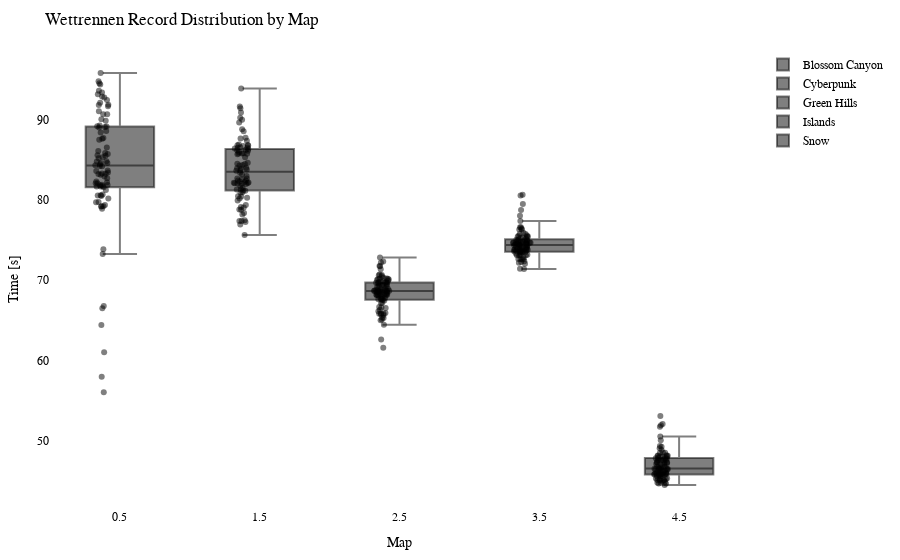

Notebook cell for this chart:
### Code cell
import plotly.graph_objects as go
import plotly.io as pio

df = getRecordsDataframe(minigame="Wettrennen")

# Calculate the offset for centering the data points
num_columns = len(df.columns)
offset = 0.5

# Create a Swarm plot using Plotly
fig = go.Figure()

for i, column in enumerate(df.columns):
    x_values = [i + offset] * len(df[column])  # Adjust x-values with offset for horizontal centering
    fig.add_trace(go.Box(x=x_values,
                         y=df[column],
                         name=column,
                         boxpoints='all',
                         pointpos=-0.5,  # Adjust point position to prevent overlapping
                         marker=dict(color='rgba(0,0,0,0.5)', size=6),  # Adjust marker color and size
                         hovertext=df.index,
                         hoverinfo='text+y'))

fig.update_layout(title="Wettrennen Record Distribution by Map",
                  xaxis=dict(title="Map"),
                  yaxis=dict(title="Time [s]"),
                  showlegend=True,
                  font=dict(family="Arial", size=12, color="black"),  # Customize font
                  plot_bgcolor="white",  # Set background color
                  margin=dict(l=50, r=50, t=50, b=50),  # Adjust margins for better layout
                  )

pio.show(fig)

pio.write_html(fig, "out/wettr_swarm_plot.html")

### Figure 1 — Plotly figure (JSON) as saved in the notebook; plotly's stock layout.template omitted (floating-point values rounded to 4 significant figures)
{"data": [{"boxpoints": "all", "hoverinfo": "text+y", "hovertext": ["agowskyy", "Anni808", "Axollotel", "BacardiSprite", "bawskey", "BusinessBent", "byTobi", "cediiiiii_10", "Chander24", "Chrisi20101", "crocodile1870", "cxl1lo", "DarkCobweb", "DerBaumIstDerWeg", "Dokkkkko", "Ex4cted", "Falke23_5", "Feinberg", "Fflopse", "ForceFox", "Freeeedom", "frutigall", "GamemasterNiki", "GeneralEnte06", "Gerrygames", "Gobo9", "GrafikKatze", "Grapfen", "Gummibearchen", "H1ghsay", "h4nnes", "Harold_Sensemann", "HerrDante", "Jan2220", "JennieKim", "jimmi1410", "JOW23", "Joy_8oy", "JustK1lling", "KakaMC", "Kanickelul", "Kokochampi", "Kokochampo", "Kyuudo", "LeWi_100", "Livgo", "lizsyy", "LordAlexos", "Lubotter2009", "Luis_XYZ", "M0orey_0", "marbrueck", "Martomias", "Mincheeen", "MrNulfred", "Nexilus", "Ninivee", "officialryzon", "Oronor", "Pedrozockt", "Picutar", "PixlNight", "PolizeiDreamy", "Radattel", "Raefinzs", "Ritokii", "rXzEr_Justin", "Sackkerl", "schmaarek", "ScreamingBlatz", "Sebi1801", "Seemops_8", "Sey__", "SpeckyCut", "StaudammAusHolz", "Tomiokey", "tsuneee", "twitchparaskiill", "Txlentierter", "Umgfoin", "WirdNichtGeladen", "Wissender", "xBaumeisterin", "xX_Dima_ggg_Xx6", "xX_Masha_ggg_Xx9", "ymq_", "yzvm", "zTotito", "_n3d", "_Waldi_"], "marker": {"color": "rgba(0,0,0,0.5)", "size": 6}, "name": "Blossom Canyon", "pointpos": -0.5, "type": "box", "x": [0.5, 0.5, 0.5, 0.5, 0.5, 0.5, 0.5, 0.5, 0.5, 0.5, 0.5, 0.5, 0.5, 0.5, 0.5, 0.5, 0.5, 0.5, 0.5, 0.5, 0.5, 0.5, 0.5, 0.5, 0.5, 0.5, 0.5, 0.5, 0.5, 0.5, 0.5, 0.5, 0.5, 0.5, 0.5, 0.5, 0.5, 0.5, 0.5, 0.5, 0.5, 0.5, 0.5, 0.5, 0.5, 0.5, 0.5, 0.5, 0.5, 0.5, 0.5, 0.5, 0.5, 0.5, 0.5, 0.5, 0.5, 0.5, 0.5, 0.5, 0.5, 0.5, 0.5, 0.5, 0.5, 0.5, 0.5, 0.5, 0.5, 0.5, 0.5, 0.5, 0.5, 0.5, 0.5, 0.5, 0.5, 0.5, 0.5, 0.5, 0.5, 0.5, 0.5, 0.5, 0.5, 0.5, 0.5, 0.5, 0.5, 0.5], "y": [90.64, 82.91, 90.02, 81.72, 81.66, 94.5, 88.57, 78.88, 87.48, 82.06, 84.2, 83.1, 91.03, 89.85, 85.16, 81.8, 89.06, null, 56.03, 89.25, 80.46, 89.11, 83.22, 73.25, 94.35, 61.01, 79.69, 81.56, 64.39, 85.48, 85.71, 91.8, 80.57, 82.18, 89.16, 86.52, 84.58, 82.05, 82.69, 85.55, null, 93.57, 93.36, 80.15, 57.95, 91.63, 79.2, 90.66, 81.85, 84.44, 84.78, 92.74, 83.39, 66.77, 83.58, 87.59, 84.77, 82.29, 94.76, 79.35, 73.84, 83.65, 95.8, 92.09, 88.38, 92.43, 83.25, 84.31, 81.66, 85.82, null, 83.28, 81.22, null, 92.86, 88.99, 79.72, 93.15, 80.66, 81.87, 86.08, 85.31, 66.49, 84.17, 87.69, 79.16, 79.21, 84.57, 80.53, 91.83]}, {"boxpoints": "all", "hoverinfo": "text+y", "hovertext": ["agowskyy", "Anni808", "Axollotel", "BacardiSprite", "bawskey", "BusinessBent", "byTobi", "cediiiiii_10", "Chander24", "Chrisi20101", "crocodile1870", "cxl1lo", "DarkCobweb", "DerBaumIstDerWeg", "Dokkkkko", "Ex4cted", "Falke23_5", "Feinberg", "Fflopse", "ForceFox", "Freeeedom", "frutigall", "GamemasterNiki", "GeneralEnte06", "Gerrygames", "Gobo9", "GrafikKatze", "Grapfen", "Gummibearchen", "H1ghsay", "h4nnes", "Harold_Sensemann", "HerrDante", "Jan2220", "JennieKim", "jimmi1410", "JOW23", "Joy_8oy", "JustK1lling", "KakaMC", "Kanickelul", "Kokochampi", "Kokochampo", "Kyuudo", "LeWi_100", "Livgo", "lizsyy", "LordAlexos", "Lubotter2009", "Luis_XYZ", "M0orey_0", "marbrueck", "Martomias", "Mincheeen", "MrNulfred", "Nexilus", "Ninivee", "officialryzon", "Oronor", "Pedrozockt", "Picutar", "PixlNight", "PolizeiDreamy", "Radattel", "Raefinzs", "Ritokii", "rXzEr_Justin", "Sackkerl", "schmaarek", "ScreamingBlatz", "Sebi1801", "Seemops_8", "Sey__", "SpeckyCut", "StaudammAusHolz", "Tomiokey", "tsuneee", "twitchparaskiill", "Txlentierter", "Umgfoin", "WirdNichtGeladen", "Wissender", "xBaumeisterin", "xX_Dima_ggg_Xx6", "xX_Masha_ggg_Xx9", "ymq_", "yzvm", "zTotito", "_n3d", "_Waldi_"], "marker": {"color": "rgba(0,0,0,0.5)", "size": 6}, "name": "Cyberpunk", "pointpos": -0.5, "type": "box", "x": [1.5, 1.5, 1.5, 1.5, 1.5, 1.5, 1.5, 1.5, 1.5, 1.5, 1.5, 1.5, 1.5, 1.5, 1.5, 1.5, 1.5, 1.5, 1.5, 1.5, 1.5, 1.5, 1.5, 1.5, 1.5, 1.5, 1.5, 1.5, 1.5, 1.5, 1.5, 1.5, 1.5, 1.5, 1.5, 1.5, 1.5, 1.5, 1.5, 1.5, 1.5, 1.5, 1.5, 1.5, 1.5, 1.5, 1.5, 1.5, 1.5, 1.5, 1.5, 1.5, 1.5, 1.5, 1.5, 1.5, 1.5, 1.5, 1.5, 1.5, 1.5, 1.5, 1.5, 1.5, 1.5, 1.5, 1.5, 1.5, 1.5, 1.5, 1.5, 1.5, 1.5, 1.5, 1.5, 1.5, 1.5, 1.5, 1.5, 1.5, 1.5, 1.5, 1.5, 1.5, 1.5, 1.5, 1.5, 1.5, 1.5, 1.5], "y": [86.55, 81.29, 82.65, 81.13, 82.12, 88.78, 85.96, 78.8, 86.5, 82.0, 84.27, 83.38, 82.16, 81.73, 82.56, 80.89, 89.96, 86.17, 75.62, 86.4, 80.39, 83.65, 82.21, 79.34, 81.29, 77.44, 82.4, 81.48, 76.92, 85.76, 84.34, 82.65, 80.25, 81.96, 86.1, 85.72, 82.03, 85.78, 80.43, 82.09, null, 91.4, 91.62, 77.37, 82.27, 88.52, 79.05, 85.66, 83.88, 85.28, 87.72, 90.87, 82.07, 82.41, 86.33, 85.79, 84.6, null, 86.48, 78.35, 81.14, 83.14, 90.23, 86.89, 82.95, 86.78, 83.61, 84.44, 77.23, 83.92, null, 89.62, 78.16, 93.86, 87.35, 86.22, 79.91, 86.75, null, 80.17, 83.99, 84.48, 80.94, 83.78, 86.7, 77.37, 79.11, 86.82, 78.75, 87.64]}, {"boxpoints": "all", "hoverinfo": "text+y", "hovertext": ["agowskyy", "Anni808", "Axollotel", "BacardiSprite", "bawskey", "BusinessBent", "byTobi", "cediiiiii_10", "Chander24", "Chrisi20101", "crocodile1870", "cxl1lo", "DarkCobweb", "DerBaumIstDerWeg", "Dokkkkko", "Ex4cted", "Falke23_5", "Feinberg", "Fflopse", "ForceFox", "Freeeedom", "frutigall", "GamemasterNiki", "GeneralEnte06", "Gerrygames", "Gobo9", "GrafikKatze", "Grapfen", "Gummibearchen", "H1ghsay", "h4nnes", "Harold_Sensemann", "HerrDante", "Jan2220", "JennieKim", "jimmi1410", "JOW23", "Joy_8oy", "JustK1lling", "KakaMC", "Kanickelul", "Kokochampi", "Kokochampo", "Kyuudo", "LeWi_100", "Livgo", "lizsyy", "LordAlexos", "Lubotter2009", "Luis_XYZ", "M0orey_0", "marbrueck", "Martomias", "Mincheeen", "MrNulfred", "Nexilus", "Ninivee", "officialryzon", "Oronor", "Pedrozockt", "Picutar", "PixlNight", "PolizeiDreamy", "Radattel", "Raefinzs", "Ritokii", "rXzEr_Justin", "Sackkerl", "schmaarek", "ScreamingBlatz", "Sebi1801", "Seemops_8", "Sey__", "SpeckyCut", "StaudammAusHolz", "Tomiokey", "tsuneee", "twitchparaskiill", "Txlentierter", "Umgfoin", "WirdNichtGeladen", "Wissender", "xBaumeisterin", "xX_Dima_ggg_Xx6", "xX_Masha_ggg_Xx9", "ymq_", "yzvm", "zTotito", "_n3d", "_Waldi_"], "marker": {"color": "rgba(0,0,0,0.5)", "size": 6}, "name": "Green Hills", "pointpos": -0.5, "type": "box", "x": [2.5, 2.5, 2.5, 2.5, 2.5, 2.5, 2.5, 2.5, 2.5, 2.5, 2.5, 2.5, 2.5, 2.5, 2.5, 2.5, 2.5, 2.5, 2.5, 2.5, 2.5, 2.5, 2.5, 2.5, 2.5, 2.5, 2.5, 2.5, 2.5, 2.5, 2.5, 2.5, 2.5, 2.5, 2.5, 2.5, 2.5, 2.5, 2.5, 2.5, 2.5, 2.5, 2.5, 2.5, 2.5, 2.5, 2.5, 2.5, 2.5, 2.5, 2.5, 2.5, 2.5, 2.5, 2.5, 2.5, 2.5, 2.5, 2.5, 2.5, 2.5, 2.5, 2.5, 2.5, 2.5, 2.5, 2.5, 2.5, 2.5, 2.5, 2.5, 2.5, 2.5, 2.5, 2.5, 2.5, 2.5, 2.5, 2.5, 2.5, 2.5, 2.5, 2.5, 2.5, 2.5, 2.5, 2.5, 2.5, 2.5, 2.5], "y": [69.39, 68.51, 71.75, 67.63, 68.13, 72.19, 68.71, 64.44, 72.31, 68.72, 69.35, 68.17, 68.64, 68.59, 68.66, 65.83, 68.91, 68.72, 65.74, 70.64, 66.57, 68.76, 69.47, 67.17, 61.56, 62.59, 68.7, 67.75, 65.82, 70.21, 67.61, 68.2, 65.0, 68.18, 69.25, 69.74, 67.11, 70, 66.64, 65.83, 71.73, 70.61, 70.17, 66.1, 65.34, 72.8, 65.91, 70.06, 68.63, 68.7, 70.13, 70.29, 67.59, 68.22, 69.66, 68.15, 69.16, null, 69.36, 65.1, 68.19, 67.93, 69.66, 69.26, 69.83, 68.53, 68.97, 70.16, 68.59, 68.73, 71.34, 69.74, 67.46, 70.7, 69.63, 69.89, 66.51, 68.38, null, 67.75, 68.28, 68.25, 67.51, 69.9, 69.67, 66.31, 65.26, 70.49, 65.67, 68.09]}, {"boxpoints": "all", "hoverinfo": "text+y", "hovertext": ["agowskyy", "Anni808", "Axollotel", "BacardiSprite", "bawskey", "BusinessBent", "byTobi", "cediiiiii_10", "Chander24", "Chrisi20101", "crocodile1870", "cxl1lo", "DarkCobweb", "DerBaumIstDerWeg", "Dokkkkko", "Ex4cted", "Falke23_5", "Feinberg", "Fflopse", "ForceFox", "Freeeedom", "frutigall", "GamemasterNiki", "GeneralEnte06", "Gerrygames", "Gobo9", "GrafikKatze", "Grapfen", "Gummibearchen", "H1ghsay", "h4nnes", "Harold_Sensemann", "HerrDante", "Jan2220", "JennieKim", "jimmi1410", "JOW23", "Joy_8oy", "JustK1lling", "KakaMC", "Kanickelul", "Kokochampi", "Kokochampo", "Kyuudo", "LeWi_100", "Livgo", "lizsyy", "LordAlexos", "Lubotter2009", "Luis_XYZ", "M0orey_0", "marbrueck", "Martomias", "Mincheeen", "MrNulfred", "Nexilus", "Ninivee", "officialryzon", "Oronor", "Pedrozockt", "Picutar", "PixlNight", "PolizeiDreamy", "Radattel", "Raefinzs", "Ritokii", "rXzEr_Justin", "Sackkerl", "schmaarek", "ScreamingBlatz", "Sebi1801", "Seemops_8", "Sey__", "SpeckyCut", "StaudammAusHolz", "Tomiokey", "tsuneee", "twitchparaskiill", "Txlentierter", "Umgfoin", "WirdNichtGeladen", "Wissender", "xBaumeisterin", "xX_Dima_ggg_Xx6", "xX_Masha_ggg_Xx9", "ymq_", "yzvm", "zTotito", "_n3d", "_Waldi_"], "marker": {"color": "rgba(0,0,0,0.5)", "size": 6}, "name": "Islands", "pointpos": -0.5, "type": "box", "x": [3.5, 3.5, 3.5, 3.5, 3.5, 3.5, 3.5, 3.5, 3.5, 3.5, 3.5, 3.5, 3.5, 3.5, 3.5, 3.5, 3.5, 3.5, 3.5, 3.5, 3.5, 3.5, 3.5, 3.5, 3.5, 3.5, 3.5, 3.5, 3.5, 3.5, 3.5, 3.5, 3.5, 3.5, 3.5, 3.5, 3.5, 3.5, 3.5, 3.5, 3.5, 3.5, 3.5, 3.5, 3.5, 3.5, 3.5, 3.5, 3.5, 3.5, 3.5, 3.5, 3.5, 3.5, 3.5, 3.5, 3.5, 3.5, 3.5, 3.5, 3.5, 3.5, 3.5, 3.5, 3.5, 3.5, 3.5, 3.5, 3.5, 3.5, 3.5, 3.5, 3.5, 3.5, 3.5, 3.5, 3.5, 3.5, 3.5, 3.5, 3.5, 3.5, 3.5, 3.5, 3.5, 3.5, 3.5, 3.5, 3.5, 3.5], "y": [76.29, 73.67, 73.99, 74.3, 74.08, 75.3, 73.77, 71.41, 75.74, 74.61, 73.85, 74.99, 73.09, 73.43, 75.52, 72.78, 74.57, 74.75, 72.62, 74.17, 73.08, 74.97, 74.46, 73.85, 73.1, 72.02, 75.42, 73.45, 73.51, 75.39, 74.1, 74.75, 72.17, 74.33, 73.66, 76.29, 72.64, 75.04, null, 72.6, 80.52, 75.54, 78.72, 73.75, 72.24, 76.57, 72.6, 75.72, 73.44, 74.94, 74.78, 74.54, 73.57, 74.4, 75.04, 74.64, 74.44, 75.2, 74.64, 73.1, 73.54, 73.58, 75.28, 74.37, 75.41, 79.46, 74.67, 73.69, 73.69, 74.11, 80.62, 78, 73.28, 75.89, 74.36, 77.36, 73.88, 76.59, 74.16, 73.27, 74.53, 73.9, 73.14, 74.72, 76.4, 71.37, 72.33, 74.67, 73.83, 74.84]}, {"boxpoints": "all", "hoverinfo": "text+y", "hovertext": ["agowskyy", "Anni808", "Axollotel", "BacardiSprite", "bawskey", "BusinessBent", "byTobi", "cediiiiii_10", "Chander24", "Chrisi20101", "crocodile1870", "cxl1lo", "DarkCobweb", "DerBaumIstDerWeg", "Dokkkkko", "Ex4cted", "Falke23_5", "Feinberg", "Fflopse", "ForceFox", "Freeeedom", "frutigall", "GamemasterNiki", "GeneralEnte06", "Gerrygames", "Gobo9", "GrafikKatze", "Grapfen", "Gummibearchen", "H1ghsay", "h4nnes", "Harold_Sensemann", "HerrDante", "Jan2220", "JennieKim", "jimmi1410", "JOW23", "Joy_8oy", "JustK1lling", "KakaMC", "Kanickelul", "Kokochampi", "Kokochampo", "Kyuudo", "LeWi_100", "Livgo", "lizsyy", "LordAlexos", "Lubotter2009", "Luis_XYZ", "M0orey_0", "marbrueck", "Martomias", "Mincheeen", "MrNulfred", "Nexilus", "Ninivee", "officialryzon", "Oronor", "Pedrozockt", "Picutar", "PixlNight", "PolizeiDreamy", "Radattel", "Raefinzs", "Ritokii", "rXzEr_Justin", "Sackkerl", "schmaarek", "ScreamingBlatz", "Sebi1801", "Seemops_8", "Sey__", "SpeckyCut", "StaudammAusHolz", "Tomiokey", "tsuneee", "twitchparaskiill", "Txlentierter", "Umgfoin", "WirdNichtGeladen", "Wissender", "xBaumeisterin", "xX_Dima_ggg_Xx6", "xX_Masha_ggg_Xx9", "ymq_", "yzvm", "zTotito", "_n3d", "_Waldi_"], "marker": {"color": "rgba(0,0,0,0.5)", "size": 6}, "name": "Snow", "pointpos": -0.5, "type": "box", "x": [4.5, 4.5, 4.5, 4.5, 4.5, 4.5, 4.5, 4.5, 4.5, 4.5, 4.5, 4.5, 4.5, 4.5, 4.5, 4.5, 4.5, 4.5, 4.5, 4.5, 4.5, 4.5, 4.5, 4.5, 4.5, 4.5, 4.5, 4.5, 4.5, 4.5, 4.5, 4.5, 4.5, 4.5, 4.5, 4.5, 4.5, 4.5, 4.5, 4.5, 4.5, 4.5, 4.5, 4.5, 4.5, 4.5, 4.5, 4.5, 4.5, 4.5, 4.5, 4.5, 4.5, 4.5, 4.5, 4.5, 4.5, 4.5, 4.5, 4.5, 4.5, 4.5, 4.5, 4.5, 4.5, 4.5, 4.5, 4.5, 4.5, 4.5, 4.5, 4.5, 4.5, 4.5, 4.5, 4.5, 4.5, 4.5, 4.5, 4.5, 4.5, 4.5, 4.5, 4.5, 4.5, 4.5, 4.5, 4.5, 4.5, 4.5], "y": [48.83, 46.5, 47.57, 46.92, 46.42, 48.46, 48.08, 44.68, 52.08, 48.52, 47.79, 46.67, 46.3, 45.81, 46.13, 45.21, 46.33, 51.73, 44.75, 53.07, 45.21, 47.07, 47.54, 44.97, 45.85, 44.47, 45.1, 45.77, 45.13, 48.13, 46.17, 47.3, 45.06, 45.86, 45.77, 47.86, 46.51, 48.07, 45.61, 45.83, 50.04, 51.93, 49.33, 46.51, 45.31, 50.52, 44.67, 47.31, 47.2, 46.28, 49.23, 46.79, 45.62, 45.8, 48.15, 47.18, 45.62, null, 47.81, 45.3, 46.0, 45.96, 47.71, 47.87, 46.54, 47.39, 47.09, 46.47, 45.03, 47.59, 48.05, 46.45, 45.79, 47.59, 46.78, 48.05, 45.28, 46.89, null, 45.87, 47.57, 45.88, 45.62, 48.51, 49.05, 44.88, 44.77, 46.54, 46.02, 48.2]}], "layout": {"font": {"color": "black", "family": "Arial", "size": 12}, "margin": {"b": 50, "l": 50, "r": 50, "t": 50}, "plot_bgcolor": "white", "showlegend": true, "title": {"text": "Wettrennen Record Distribution by Map"}, "xaxis": {"title": {"text": "Map"}}, "yaxis": {"title": {"text": "Time [s]"}}}}
